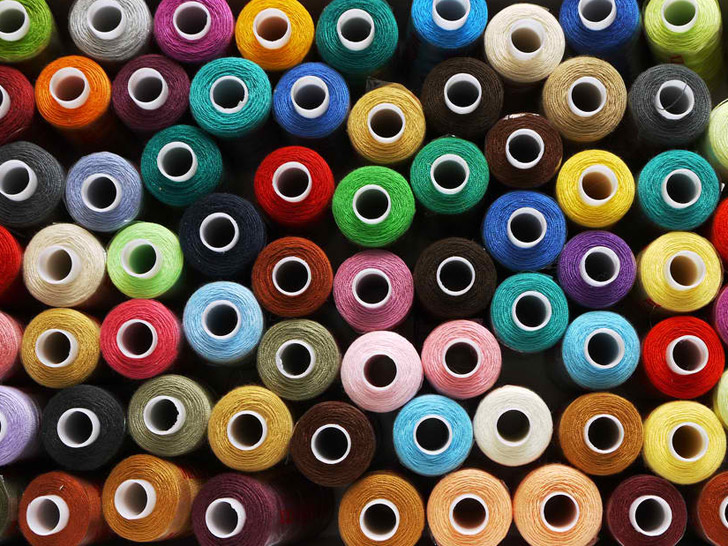
//> input picture ImageProcessing/OpenCV/05_imageSegmentation/img/fabrics.jpg, 728 x 546 px
$ ./main img/fabrics.jpg   (built with g++ and OpenCV 4)
//> lines starting //> are read from the running program, lines starting //| are printed output that depends on the picture; after the words box and inside, x2 and y2 are one past the last pixel; in counts of white or black regions, pixels touching at a corner belong together
/*
 * This program demonstrates kmeans clustering
 * Status: WORKING
 */
#include <opencv2/opencv.hpp>
#include <sstream>
#define MAX_CLUSTERS 6
#define MAX_ATTEMPTS 3

using namespace cv;
using namespace std;

int main(int argc, char * argv[]) {
    Mat src = imread(argv[1], 1 /* CV_LOAD_IMAGE_COLOR */);
//> src is the input picture: 546 rows x 728 cols, CV_8UC3; mean B, G, R 73.5, 86.9, 99.9
    Mat tmp = src.clone();

    cvtColor(tmp, tmp, CV_BGR2Lab);
//> tmp: 546 rows x 728 cols, CV_8UC3; mean of channels 0, 1, 2 95.6, 133.3, 138.4
    blur(tmp, tmp, Size(15, 15));
//> tmp: 546 rows x 728 cols, CV_8UC3; mean of channels 0, 1, 2 95.6, 133.3, 138.4

    Mat dat(src.rows * src.cols, 3, CV_32F);

    for(int y = 0 ; y < src.rows ; y++)
        for(int x = 0 ; x < src.cols ; x++)
            for(int z = 0 ; z < 3 ; z++)
                dat.at<float>(y + x * src.rows, z) = tmp.at<Vec3b>(y, x)[z];

    tmp.release();

    Mat labels;
    Mat centers;

    kmeans(dat, MAX_CLUSTERS, labels,
            TermCriteria(CV_TERMCRIT_ITER | CV_TERMCRIT_EPS, 1000, 0.0001),
            MAX_ATTEMPTS, KMEANS_PP_CENTERS, centers);
//> centers = [[113.9, 155.6, 161.9], [22.77, 130.9, 130.4], [148.3, 123, 131.3], [190.7, 128.7, 158.4], [61.52, 137.1, 135.8], [101.7, 128.7, 126.2]]

    Mat clusters[MAX_CLUSTERS];

    for(int i = 0 ; i < MAX_CLUSTERS ; i++)
        clusters[i] = Mat::zeros(src.size(), src.type());

    for(int y = 0 ; y < src.rows ; y++)
        for(int x = 0 ; x < src.cols ; x++) {
            int clusterIdx;

            clusterIdx = labels.at<int>(y + x * src.rows, 0);

            for(int z = 0 ; z < 3 ; z++)
                clusters[clusterIdx].at<Vec3b>(y, x)[z] = centers.at<float>(clusterIdx, z);
        }
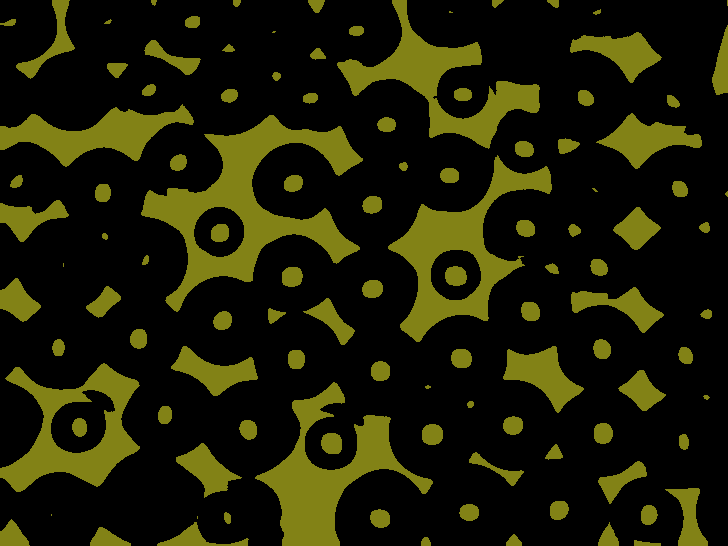
//> clusters[1]: 546 rows x 728 cols, CV_8UC3; mean B, G, R 5, 29.8, 29.8
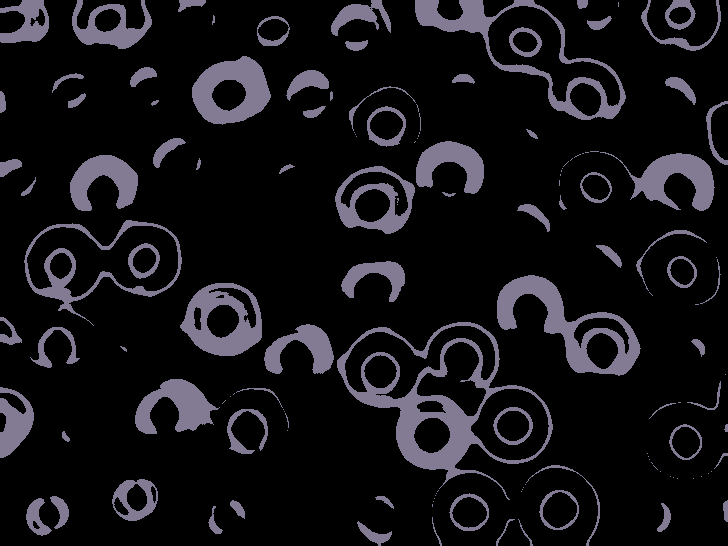
//> clusters[2]: 546 rows x 728 cols, CV_8UC3; mean B, G, R 22.3, 18.4, 19.7
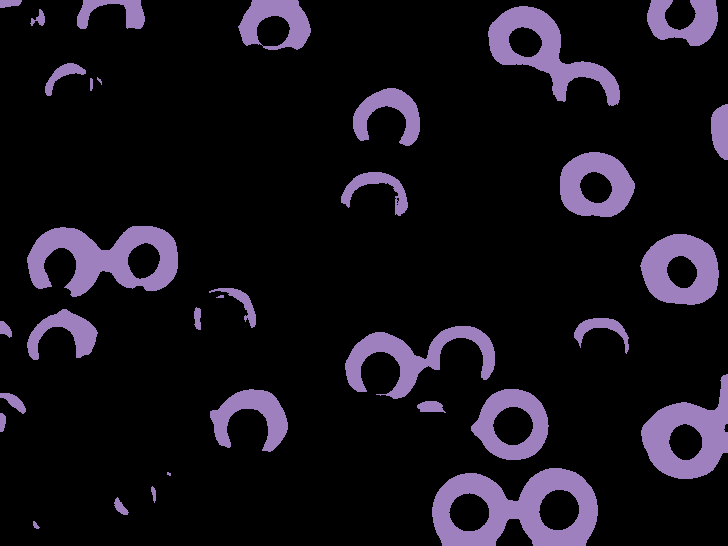
//> clusters[3]: 546 rows x 728 cols, CV_8UC3; mean B, G, R 24.9, 16.8, 20.7
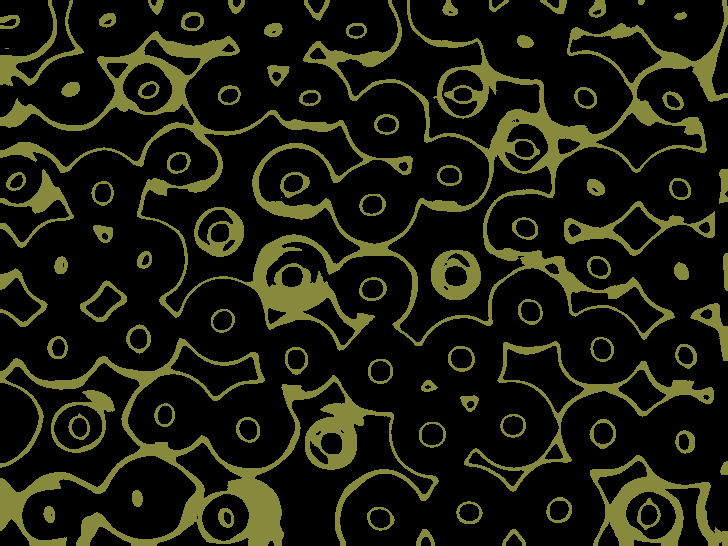
//> clusters[4]: 546 rows x 728 cols, CV_8UC3; mean B, G, R 12.3, 27.7, 27.3
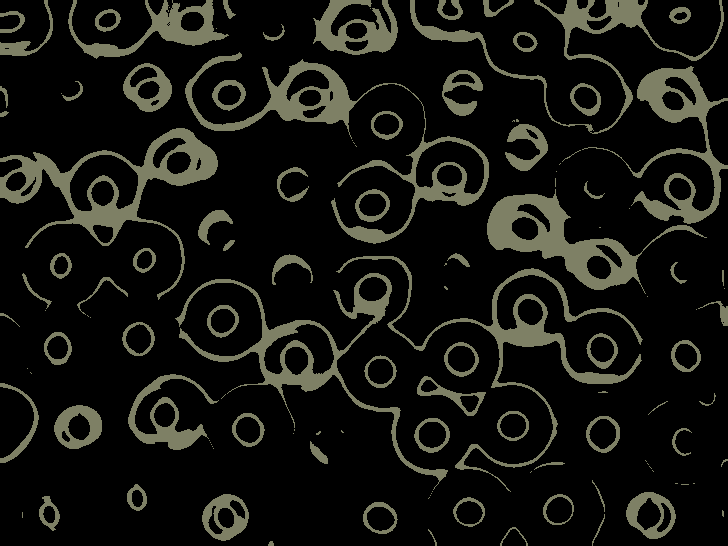
//> clusters[5]: 546 rows x 728 cols, CV_8UC3; mean B, G, R 16.9, 21.4, 21

    pyrDown(src, tmp, Size((src.cols + 1) / 2, (src.rows + 1) / 2), BORDER_DEFAULT);
//> tmp: 273 rows x 364 cols, CV_8UC3
    imshow("Source Image", tmp);
    tmp.release();

    for(int i = 0 ; i < MAX_CLUSTERS ; i++) {
        Mat gray, bin;

        cvtColor(clusters[i], gray, CV_BGR2GRAY);
        threshold(gray, bin, 1, 255, CV_THRESH_BINARY);
        cvtColor(bin, bin, CV_GRAY2BGR);
        bitwise_and(src, bin, tmp);

        string title;
        stringstream s;

        s << "Extracted Objects #" << i;
        title = s.str();

        pyrDown(tmp, tmp, Size((src.cols + 1) / 2, (src.rows + 1) / 2), BORDER_DEFAULT);
        imshow(title, tmp);

        gray.release();
        bin.release();
        tmp.release();
    }
//> this loop made 6 passes
//> pass 1, `cvtColor(clusters[i], gray, CV_BGR2GRAY);`:
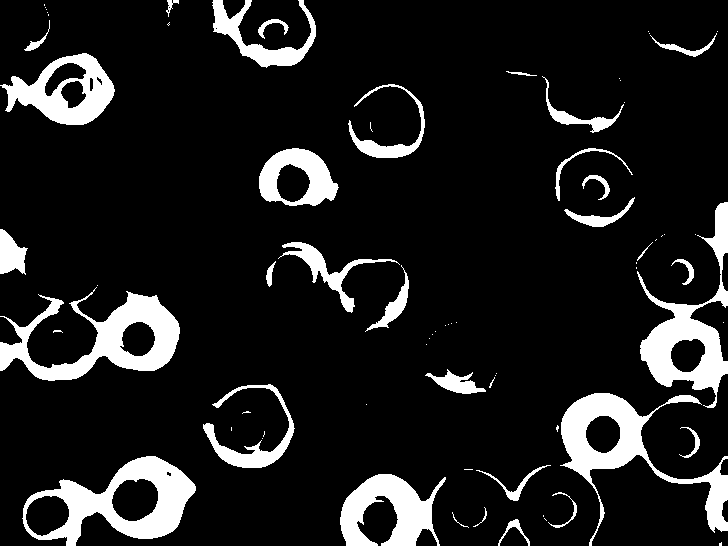
//> gray: 546 rows x 728 cols, CV_8UC1; values 0 (black) and 152 (white), 12% white; 75 white regions (43 under 20 px), largest, box (x1, y1, x2, y2) and area: (0, 287, 180, 381) 6373, (560, 393, 728, 546) 6272, (22, 456, 196, 546) 6262
//> pass 1, `bitwise_and(src, bin, tmp);`:
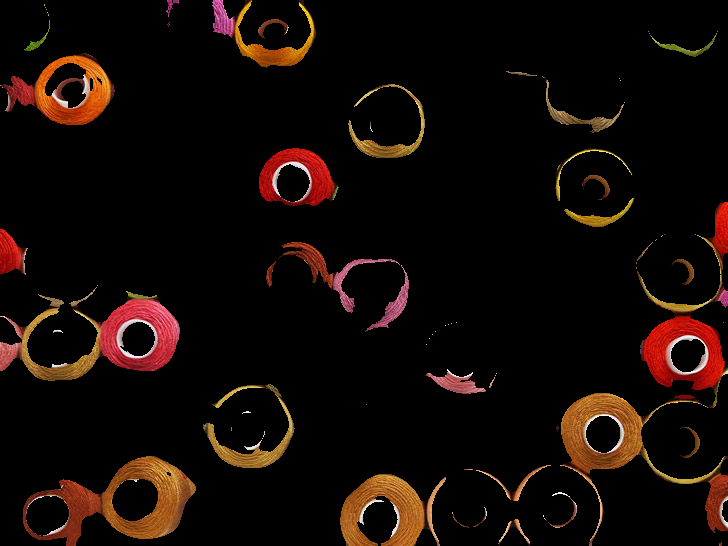
//> tmp: 546 rows x 728 cols, CV_8UC3; mean B, G, R 5.6, 9.9, 20

    waitKey(0);
    return 0;
}
